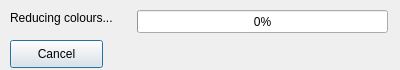
<?xml version="1.0" encoding="UTF-8"?>
<ui version="4.0">
 <class>Dialog</class>
 <widget class="QDialog" name="Dialog">
  <property name="geometry">
   <rect>
    <x>0</x>
    <y>0</y>
    <width>400</width>
    <height>70</height>
   </rect>
  </property>
  <property name="windowTitle">
   <string>Dialog</string>
  </property>
  <widget class="QProgressBar" name="progressBar">
   <property name="geometry">
    <rect>
     <x>137</x>
     <y>10</y>
     <width>251</width>
     <height>23</height>
    </rect>
   </property>
   <property name="value">
    <number>0</number>
   </property>
   <property name="textVisible">
    <bool>true</bool>
   </property>
  </widget>
  <widget class="QLabel" name="label">
   <property name="geometry">
    <rect>
     <x>10</x>
     <y>10</y>
     <width>111</width>
     <height>16</height>
    </rect>
   </property>
   <property name="text">
    <string>Reducing colours...</string>
   </property>
  </widget>
  <widget class="QPushButton" name="pushButton">
   <property name="geometry">
    <rect>
     <x>10</x>
     <y>40</y>
     <width>93</width>
     <height>28</height>
    </rect>
   </property>
   <property name="text">
    <string>Cancel</string>
   </property>
  </widget>
 </widget>
 <resources/>
 <connections/>
</ui>
